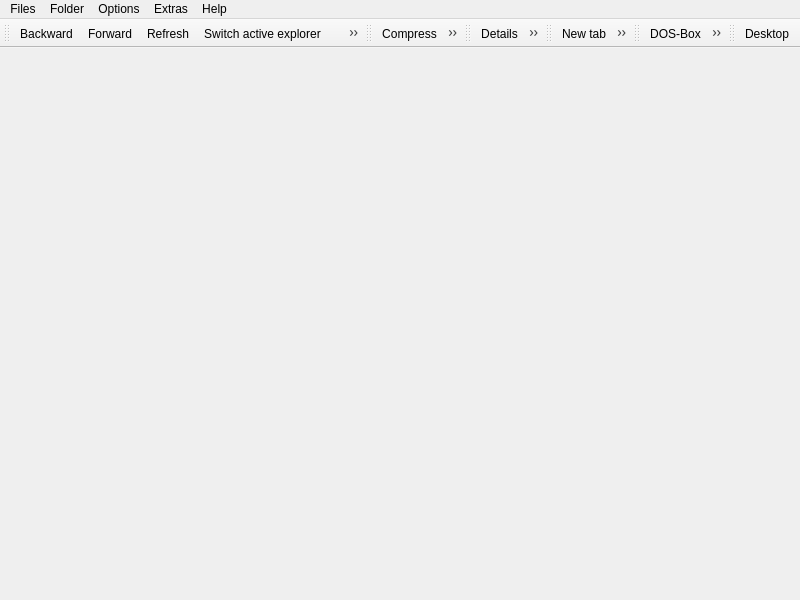
 <widget class="QMainWindow" name="MainWindow">
  <property name="geometry">
   <rect>
    <x>0</x>
    <y>0</y>
    <width>800</width>
    <height>600</height>
   </rect>
  </property>
  <property name="sizePolicy">
   <sizepolicy hsizetype="Preferred" vsizetype="Fixed">
    <horstretch>0</horstretch>
    <verstretch>0</verstretch>
   </sizepolicy>
  </property>
  <property name="windowTitle">
   <string notr="true">Qmmander</string>
  </property>
  <property name="locale">
   <locale language="English" country="UnitedStates"/>
  </property>
  <widget class="QWidget" name="centralWidget">
   <layout class="QGridLayout" name="gridLayout">
    <property name="margin">
     <number>0</number>
    </property>
    <property name="spacing">
     <number>0</number>
    </property>
    <item row="0" column="0">
     <layout class="QHBoxLayout" name="horizontalLayout">
      <property name="spacing">
       <number>0</number>
      </property>
     </layout>
    </item>
   </layout>
  </widget>
  <widget class="QMenuBar" name="menuBar">
   <property name="geometry">
    <rect>
     <x>0</x>
     <y>0</y>
     <width>800</width>
     <height>21</height>
    </rect>
   </property>
   <widget class="QMenu" name="menuFiles">
    <property name="title">
     <string>Files</string>
    </property>
    <addaction name="actionView_F3"/>
    <addaction name="actionEdit"/>
    <addaction name="actionCopy"/>
    <addaction name="actionMove"/>
    <addaction name="actionDelete"/>
    <addaction name="actionSave_delete"/>
    <addaction name="actionRename"/>
    <addaction name="actionMultiple_rename"/>
    <addaction name="actionCompare_files"/>
    <addaction name="separator"/>
    <addaction name="actionCompress"/>
    <addaction name="actionDecompress"/>
    <addaction name="actionDivide"/>
    <addaction name="actionGenerate_MD5_cheksum"/>
    <addaction name="actionCheck_MD5_checksums"/>
    <addaction name="separator"/>
    <addaction name="actionProperties"/>
    <addaction name="actionAttributes_Date"/>
    <addaction name="separator"/>
    <addaction name="actionSearch"/>
    <addaction name="separator"/>
    <addaction name="actionQuit"/>
   </widget>
   <widget class="QMenu" name="menuFolder">
    <property name="enabled">
     <bool>true</bool>
    </property>
    <property name="title">
     <string>Folder</string>
    </property>
    <addaction name="actionNew_folder"/>
   </widget>
   <widget class="QMenu" name="menuOptions">
    <property name="title">
     <string>Options</string>
    </property>
    <widget class="QMenu" name="menuToolbars">
     <property name="title">
      <string>Toolbars...</string>
     </property>
     <addaction name="actionNavigation_Toolbar"/>
     <addaction name="actionArchiver_Toolbar"/>
     <addaction name="actionTab_Toolbar"/>
     <addaction name="actionViews_Toolbar"/>
     <addaction name="actionTools_Toolbar"/>
     <addaction name="actionDrives_Toolbar"/>
    </widget>
    <addaction name="actionList"/>
    <addaction name="actionDetails"/>
    <addaction name="actionSmallIconsView"/>
    <addaction name="actionBigIconsView"/>
    <addaction name="actionMini_view"/>
    <addaction name="actionQuickview"/>
    <addaction name="separator"/>
    <addaction name="actionNew_tab"/>
    <addaction name="actionCloseTab"/>
    <addaction name="actionCopy_tab"/>
    <addaction name="actionNextTab"/>
    <addaction name="separator"/>
    <addaction name="actionSplit_horizontally"/>
    <addaction name="separator"/>
    <addaction name="actionShow_directory_tree"/>
    <addaction name="separator"/>
    <addaction name="actionRefresh"/>
    <addaction name="actionSwap_views"/>
    <addaction name="actionSwitchExplorer"/>
    <addaction name="separator"/>
    <addaction name="menuToolbars"/>
   </widget>
   <widget class="QMenu" name="menuExtras">
    <property name="enabled">
     <bool>true</bool>
    </property>
    <property name="title">
     <string>Extras</string>
    </property>
    <addaction name="actionConnect_network_drive"/>
    <addaction name="actionDisconect_network_drive"/>
    <addaction name="separator"/>
    <addaction name="actionCalculator"/>
    <addaction name="actionDOS_Box"/>
   </widget>
   <widget class="QMenu" name="menuHelp">
    <property name="title">
     <string>Help</string>
    </property>
    <addaction name="actionHelp"/>
    <addaction name="separator"/>
    <addaction name="actionAbout"/>
    <addaction name="actionAbout_Qt"/>
    <addaction name="separator"/>
    <addaction name="actionSearch_for_updates"/>
   </widget>
   <addaction name="menuFiles"/>
   <addaction name="menuFolder"/>
   <addaction name="menuOptions"/>
   <addaction name="menuExtras"/>
   <addaction name="menuHelp"/>
  </widget>
  <widget class="QToolBar" name="navigationToolBar">
   <property name="windowTitle">
    <string>Navigation Toolbar</string>
   </property>
   <attribute name="toolBarArea">
    <enum>TopToolBarArea</enum>
   </attribute>
   <attribute name="toolBarBreak">
    <bool>false</bool>
   </attribute>
   <addaction name="actionBackward"/>
   <addaction name="actionForward"/>
   <addaction name="actionRefresh"/>
   <addaction name="actionSwitchExplorer"/>
   <addaction name="actionSwap_views"/>
  </widget>
  <widget class="QToolBar" name="archiverToolBar">
   <property name="enabled">
    <bool>true</bool>
   </property>
   <property name="windowTitle">
    <string>toolBar</string>
   </property>
   <attribute name="toolBarArea">
    <enum>TopToolBarArea</enum>
   </attribute>
   <attribute name="toolBarBreak">
    <bool>false</bool>
   </attribute>
   <addaction name="actionCompress"/>
   <addaction name="actionDecompress"/>
  </widget>
  <widget class="QToolBar" name="viewsToolBar">
   <property name="windowTitle">
    <string>Views Toolbar</string>
   </property>
   <attribute name="toolBarArea">
    <enum>TopToolBarArea</enum>
   </attribute>
   <attribute name="toolBarBreak">
    <bool>false</bool>
   </attribute>
   <addaction name="actionDetails"/>
   <addaction name="actionList"/>
   <addaction name="actionSmallIconsView"/>
   <addaction name="actionBigIconsView"/>
   <addaction name="actionShow_directory_tree"/>
   <addaction name="actionSplit_horizontally"/>
  </widget>
  <widget class="QToolBar" name="tabToolBar">
   <property name="windowTitle">
    <string>Tab Toolbar</string>
   </property>
   <attribute name="toolBarArea">
    <enum>TopToolBarArea</enum>
   </attribute>
   <attribute name="toolBarBreak">
    <bool>false</bool>
   </attribute>
   <addaction name="actionNew_tab"/>
   <addaction name="actionPreviousTab"/>
   <addaction name="actionNextTab"/>
   <addaction name="actionCloseTab"/>
   <addaction name="actionCopy_tab"/>
  </widget>
  <widget class="QToolBar" name="toolsToolBar">
   <property name="windowTitle">
    <string>Tools Toolbar</string>
   </property>
   <attribute name="toolBarArea">
    <enum>TopToolBarArea</enum>
   </attribute>
   <attribute name="toolBarBreak">
    <bool>false</bool>
   </attribute>
   <addaction name="actionDOS_Box"/>
   <addaction name="actionCalculator"/>
  </widget>
  <widget class="QToolBar" name="drivesToolBar">
   <property name="windowTitle">
    <string>Drives Toolbar</string>
   </property>
   <attribute name="toolBarArea">
    <enum>TopToolBarArea</enum>
   </attribute>
   <attribute name="toolBarBreak">
    <bool>false</bool>
   </attribute>
   <addaction name="actionDesktop"/>
  </widget>
  <action name="actionView_F3">
   <property name="enabled">
    <bool>false</bool>
   </property>
   <property name="icon">
    <iconset>
     <normaloff>:/images/images/kfind.png</normaloff>:/images/images/kfind.png</iconset>
   </property>
   <property name="text">
    <string>View</string>
   </property>
   <property name="shortcut">
    <string>F3</string>
   </property>
   <property name="visible">
    <bool>false</bool>
   </property>
  </action>
  <action name="actionEdit">
   <property name="enabled">
    <bool>false</bool>
   </property>
   <property name="icon">
    <iconset>
     <normaloff>:/images/images/edit.png</normaloff>:/images/images/edit.png</iconset>
   </property>
   <property name="text">
    <string>Edit</string>
   </property>
   <property name="shortcut">
    <string>F4</string>
   </property>
   <property name="visible">
    <bool>false</bool>
   </property>
  </action>
  <action name="actionCopy">
   <property name="icon">
    <iconset>
     <normaloff>:/images/images/editcopy.png</normaloff>:/images/images/editcopy.png</iconset>
   </property>
   <property name="text">
    <string>Copy</string>
   </property>
   <property name="shortcut">
    <string>F5</string>
   </property>
  </action>
  <action name="actionMove">
   <property name="enabled">
    <bool>true</bool>
   </property>
   <property name="icon">
    <iconset>
     <normaloff>:/images/images/editmove.png</normaloff>:/images/images/editmove.png</iconset>
   </property>
   <property name="text">
    <string>Move</string>
   </property>
   <property name="shortcut">
    <string>F6</string>
   </property>
  </action>
  <action name="actionDelete">
   <property name="icon">
    <iconset>
     <normaloff>:/images/images/trash-32.png</normaloff>:/images/images/trash-32.png</iconset>
   </property>
   <property name="text">
    <string>Delete</string>
   </property>
   <property name="shortcut">
    <string>Del</string>
   </property>
  </action>
  <action name="actionSave_delete">
   <property name="enabled">
    <bool>true</bool>
   </property>
   <property name="icon">
    <iconset>
     <normaloff>:/images/images/editdelete.png</normaloff>:/images/images/editdelete.png</iconset>
   </property>
   <property name="text">
    <string>Save delete...</string>
   </property>
   <property name="shortcut">
    <string>Shift+Del</string>
   </property>
  </action>
  <action name="actionRename">
   <property name="icon">
    <iconset>
     <normaloff>:/images/images/rename.png</normaloff>:/images/images/rename.png</iconset>
   </property>
   <property name="text">
    <string>Rename</string>
   </property>
   <property name="shortcut">
    <string>F2</string>
   </property>
  </action>
  <action name="actionMultiple_rename">
   <property name="enabled">
    <bool>false</bool>
   </property>
   <property name="icon">
    <iconset>
     <normaloff>:/images/images/rename_multi.png</normaloff>:/images/images/rename_multi.png</iconset>
   </property>
   <property name="text">
    <string>Rename multiple files...</string>
   </property>
   <property name="shortcut">
    <string>Ctrl+M</string>
   </property>
   <property name="visible">
    <bool>false</bool>
   </property>
  </action>
  <action name="actionCompare_files">
   <property name="enabled">
    <bool>false</bool>
   </property>
   <property name="icon">
    <iconset>
     <normaloff>:/images/images/editcompare.png</normaloff>:/images/images/editcompare.png</iconset>
   </property>
   <property name="text">
    <string>Compare files...</string>
   </property>
   <property name="shortcut">
    <string>Ctrl+Alt+V</string>
   </property>
   <property name="visible">
    <bool>false</bool>
   </property>
  </action>
  <action name="actionCompress">
   <property name="enabled">
    <bool>true</bool>
   </property>
   <property name="icon">
    <iconset>
     <normaloff>:/images/images/zip32.png</normaloff>:/images/images/zip32.png</iconset>
   </property>
   <property name="text">
    <string>Compress...</string>
   </property>
   <property name="shortcut">
    <string>Alt+F5</string>
   </property>
   <property name="visible">
    <bool>true</bool>
   </property>
  </action>
  <action name="actionDecompress">
   <property name="enabled">
    <bool>true</bool>
   </property>
   <property name="icon">
    <iconset>
     <normaloff>:/images/images/unzip32.png</normaloff>:/images/images/unzip32.png</iconset>
   </property>
   <property name="text">
    <string>Decompress...</string>
   </property>
   <property name="shortcut">
    <string>Alt+F6</string>
   </property>
   <property name="visible">
    <bool>true</bool>
   </property>
  </action>
  <action name="actionDivide">
   <property name="enabled">
    <bool>false</bool>
   </property>
   <property name="icon">
    <iconset>
     <normaloff>:/images/images/split_file.png</normaloff>:/images/images/split_file.png</iconset>
   </property>
   <property name="text">
    <string>Divide...</string>
   </property>
   <property name="shortcut">
    <string>Ctrl+Shift+I</string>
   </property>
   <property name="visible">
    <bool>false</bool>
   </property>
  </action>
  <action name="actionGenerate_MD5_cheksum">
   <property name="enabled">
    <bool>false</bool>
   </property>
   <property name="text">
    <string>Generate MD5-cheksums...</string>
   </property>
   <property name="shortcut">
    <string>Ctrl+K</string>
   </property>
   <property name="visible">
    <bool>false</bool>
   </property>
  </action>
  <action name="actionCheck_MD5_checksums">
   <property name="enabled">
    <bool>false</bool>
   </property>
   <property name="text">
    <string>Check MD5-checksums...</string>
   </property>
   <property name="visible">
    <bool>false</bool>
   </property>
  </action>
  <action name="actionProperties">
   <property name="icon">
    <iconset>
     <normaloff>:/images/images/fileinfo-32.png</normaloff>:/images/images/fileinfo-32.png</iconset>
   </property>
   <property name="text">
    <string>Properties...</string>
   </property>
   <property name="shortcut">
    <string>Alt+Return</string>
   </property>
  </action>
  <action name="actionAttributes_Date">
   <property name="enabled">
    <bool>true</bool>
   </property>
   <property name="icon">
    <iconset>
     <normaloff>:/images/images/attributes.png</normaloff>:/images/images/attributes.png</iconset>
   </property>
   <property name="text">
    <string>Attributes/Date...</string>
   </property>
   <property name="shortcut">
    <string>Shift+Return</string>
   </property>
   <property name="visible">
    <bool>true</bool>
   </property>
  </action>
  <action name="actionSearch">
   <property name="enabled">
    <bool>false</bool>
   </property>
   <property name="icon">
    <iconset>
     <normaloff>:/images/images/findf.png</normaloff>:/images/images/findf.png</iconset>
   </property>
   <property name="text">
    <string>Search...</string>
   </property>
   <property name="shortcut">
    <string>Alt+F7</string>
   </property>
   <property name="visible">
    <bool>false</bool>
   </property>
  </action>
  <action name="actionQuit">
   <property name="icon">
    <iconset>
     <normaloff>:/images/images/exit.png</normaloff>:/images/images/exit.png</iconset>
   </property>
   <property name="text">
    <string>Quit</string>
   </property>
   <property name="shortcut">
    <string>Alt+F4</string>
   </property>
  </action>
  <action name="actionList">
   <property name="checkable">
    <bool>true</bool>
   </property>
   <property name="enabled">
    <bool>true</bool>
   </property>
   <property name="icon">
    <iconset>
     <normaloff>:/images/images/view_multicolumn.png</normaloff>:/images/images/view_multicolumn.png</iconset>
   </property>
   <property name="text">
    <string>List</string>
   </property>
   <property name="shortcut">
    <string>Ctrl+F1</string>
   </property>
  </action>
  <action name="actionDetails">
   <property name="checkable">
    <bool>true</bool>
   </property>
   <property name="enabled">
    <bool>true</bool>
   </property>
   <property name="icon">
    <iconset>
     <normaloff>:/images/images/view_detailed.png</normaloff>:/images/images/view_detailed.png</iconset>
   </property>
   <property name="text">
    <string>Details</string>
   </property>
   <property name="shortcut">
    <string>Ctrl+F2</string>
   </property>
  </action>
  <action name="actionSmallIconsView">
   <property name="checkable">
    <bool>true</bool>
   </property>
   <property name="enabled">
    <bool>true</bool>
   </property>
   <property name="icon">
    <iconset>
     <normaloff>:/images/images/view_multicolumn.png</normaloff>:/images/images/view_multicolumn.png</iconset>
   </property>
   <property name="text">
    <string>Little symbols</string>
   </property>
  </action>
  <action name="actionBigIconsView">
   <property name="checkable">
    <bool>true</bool>
   </property>
   <property name="enabled">
    <bool>true</bool>
   </property>
   <property name="icon">
    <iconset>
     <normaloff>:/images/images/view_icon.png</normaloff>:/images/images/view_icon.png</iconset>
   </property>
   <property name="text">
    <string>Big symbols</string>
   </property>
  </action>
  <action name="actionMini_view">
   <property name="enabled">
    <bool>false</bool>
   </property>
   <property name="icon">
    <iconset>
     <normaloff>:/images/images/view_mini.png</normaloff>:/images/images/view_mini.png</iconset>
   </property>
   <property name="text">
    <string>Mini view</string>
   </property>
   <property name="visible">
    <bool>false</bool>
   </property>
  </action>
  <action name="actionQuickview">
   <property name="enabled">
    <bool>false</bool>
   </property>
   <property name="icon">
    <iconset>
     <normaloff>:/images/images/view_quick.png</normaloff>:/images/images/view_quick.png</iconset>
   </property>
   <property name="text">
    <string>Quickview</string>
   </property>
   <property name="visible">
    <bool>false</bool>
   </property>
  </action>
  <action name="actionNew_tab">
   <property name="enabled">
    <bool>true</bool>
   </property>
   <property name="icon">
    <iconset>
     <normaloff>:/images/images/tab_new.png</normaloff>:/images/images/tab_new.png</iconset>
   </property>
   <property name="text">
    <string>New tab</string>
   </property>
   <property name="shortcut">
    <string notr="true">Ctrl+T</string>
   </property>
  </action>
  <action name="actionShow_directory_tree">
   <property name="checkable">
    <bool>true</bool>
   </property>
   <property name="icon">
    <iconset>
     <normaloff>:/images/images/view_tree.png</normaloff>:/images/images/view_tree.png</iconset>
   </property>
   <property name="text">
    <string>Show directory tree</string>
   </property>
   <property name="shortcut">
    <string>Alt+T</string>
   </property>
  </action>
  <action name="actionRefresh">
   <property name="icon">
    <iconset>
     <normaloff>:/images/images/refresh-32.png</normaloff>:/images/images/refresh-32.png</iconset>
   </property>
   <property name="text">
    <string>Refresh</string>
   </property>
   <property name="shortcut">
    <string notr="true">Ctrl+R</string>
   </property>
  </action>
  <action name="actionSwap_views">
   <property name="icon">
    <iconset>
     <normaloff>:/images/images/switchviews.png</normaloff>:/images/images/switchviews.png</iconset>
   </property>
   <property name="text">
    <string>Swap views</string>
   </property>
   <property name="shortcut">
    <string>Ctrl+S</string>
   </property>
  </action>
  <action name="actionHelp">
   <property name="enabled">
    <bool>false</bool>
   </property>
   <property name="icon">
    <iconset>
     <normaloff>:/images/images/standardbutton-help-32.png</normaloff>:/images/images/standardbutton-help-32.png</iconset>
   </property>
   <property name="text">
    <string>Help</string>
   </property>
   <property name="shortcut">
    <string>F1</string>
   </property>
  </action>
  <action name="actionAbout">
   <property name="icon">
    <iconset>
     <normaloff>:/images/images/qmmander24.png</normaloff>:/images/images/qmmander24.png</iconset>
   </property>
   <property name="text">
    <string>About Qmmander...</string>
   </property>
  </action>
  <action name="actionAbout_Qt">
   <property name="icon">
    <iconset>
     <normaloff>:/images/images/qt.png</normaloff>:/images/images/qt.png</iconset>
   </property>
   <property name="text">
    <string>Used Qt version...</string>
   </property>
  </action>
  <action name="actionCopy_tab">
   <property name="enabled">
    <bool>true</bool>
   </property>
   <property name="icon">
    <iconset>
     <normaloff>:/images/images/tab_copy.png</normaloff>:/images/images/tab_copy.png</iconset>
   </property>
   <property name="text">
    <string>Copy tab to other side</string>
   </property>
   <property name="shortcut">
    <string notr="true">Alt+C</string>
   </property>
  </action>
  <action name="actionSplit_horizontally">
   <property name="checkable">
    <bool>true</bool>
   </property>
   <property name="enabled">
    <bool>true</bool>
   </property>
   <property name="icon">
    <iconset>
     <normaloff>:/images/images/view_top_bottom.png</normaloff>:/images/images/view_top_bottom.png</iconset>
   </property>
   <property name="text">
    <string>Split horizontally</string>
   </property>
   <property name="shortcut">
    <string notr="true">Ctrl+H</string>
   </property>
  </action>
  <action name="actionCloseTab">
   <property name="icon">
    <iconset>
     <normaloff>:/images/images/tab_remove.png</normaloff>:/images/images/tab_remove.png</iconset>
   </property>
   <property name="text">
    <string>Close tab</string>
   </property>
   <property name="shortcut">
    <string>Ctrl+W</string>
   </property>
  </action>
  <action name="actionSwitchExplorer">
   <property name="enabled">
    <bool>true</bool>
   </property>
   <property name="icon">
    <iconset>
     <normaloff>:/images/images/switch_views.png</normaloff>:/images/images/switch_views.png</iconset>
   </property>
   <property name="text">
    <string>Switch active explorer</string>
   </property>
   <property name="shortcut">
    <string>Tab</string>
   </property>
   <property name="visible">
    <bool>true</bool>
   </property>
  </action>
  <action name="actionNextTab">
   <property name="icon">
    <iconset>
     <normaloff>:/images/images/tab_duplicate.png</normaloff>:/images/images/tab_duplicate.png</iconset>
   </property>
   <property name="text">
    <string>Next tab</string>
   </property>
   <property name="shortcut">
    <string>Ctrl+Tab</string>
   </property>
   <property name="visible">
    <bool>true</bool>
   </property>
  </action>
  <action name="actionNavigation_Toolbar">
   <property name="checkable">
    <bool>true</bool>
   </property>
   <property name="checked">
    <bool>false</bool>
   </property>
   <property name="text">
    <string>Navigation Toolbar</string>
   </property>
  </action>
  <action name="actionTab_Toolbar">
   <property name="checkable">
    <bool>true</bool>
   </property>
   <property name="checked">
    <bool>false</bool>
   </property>
   <property name="text">
    <string>Tab Toolbar</string>
   </property>
  </action>
  <action name="actionViews_Toolbar">
   <property name="checkable">
    <bool>true</bool>
   </property>
   <property name="text">
    <string>Views Toolbar</string>
   </property>
  </action>
  <action name="actionBackward">
   <property name="icon">
    <iconset>
     <normaloff>:/images/images/left-32.png</normaloff>:/images/images/left-32.png</iconset>
   </property>
   <property name="text">
    <string>Backward</string>
   </property>
  </action>
  <action name="actionForward">
   <property name="icon">
    <iconset>
     <normaloff>:/images/images/right-32.png</normaloff>:/images/images/right-32.png</iconset>
   </property>
   <property name="text">
    <string>Forward</string>
   </property>
  </action>
  <action name="actionDOS_Box">
   <property name="icon">
    <iconset>
     <normaloff>:/images/images/cmd32.png</normaloff>:/images/images/cmd32.png</iconset>
   </property>
   <property name="text">
    <string>DOS-Box</string>
   </property>
   <property name="shortcut">
    <string>Ctrl+D</string>
   </property>
  </action>
  <action name="actionCalculator">
   <property name="icon">
    <iconset>
     <normaloff>:/images/images/calc32.png</normaloff>:/images/images/calc32.png</iconset>
   </property>
   <property name="text">
    <string>Calculator</string>
   </property>
  </action>
  <action name="actionDesktop">
   <property name="checkable">
    <bool>true</bool>
   </property>
   <property name="icon">
    <iconset>
     <normaloff>:/images/images/desktop32.png</normaloff>:/images/images/desktop32.png</iconset>
   </property>
   <property name="text">
    <string>Desktop</string>
   </property>
  </action>
  <action name="actionNew_folder">
   <property name="icon">
    <iconset>
     <normaloff>:/images/images/folder_new32.png</normaloff>:/images/images/folder_new32.png</iconset>
   </property>
   <property name="text">
    <string>New folder...</string>
   </property>
   <property name="shortcut">
    <string>F7</string>
   </property>
  </action>
  <action name="actionTools_Toolbar">
   <property name="checkable">
    <bool>true</bool>
   </property>
   <property name="text">
    <string>Tools Toolbar</string>
   </property>
  </action>
  <action name="actionSearch_for_updates">
   <property name="icon">
    <iconset>
     <normaloff>:/images/images/globe2.png</normaloff>:/images/images/globe2.png</iconset>
   </property>
   <property name="text">
    <string>Search for updates...</string>
   </property>
  </action>
  <action name="actionConnect_network_drive">
   <property name="icon">
    <iconset>
     <normaloff>:/images/images/mapdrive32.png</normaloff>:/images/images/mapdrive32.png</iconset>
   </property>
   <property name="text">
    <string>Connect network drive...</string>
   </property>
  </action>
  <action name="actionDisconect_network_drive">
   <property name="icon">
    <iconset>
     <normaloff>:/images/images/disconnectdrive32.png</normaloff>:/images/images/disconnectdrive32.png</iconset>
   </property>
   <property name="text">
    <string>Disconect network drive...</string>
   </property>
  </action>
  <action name="actionDrives_Toolbar">
   <property name="checkable">
    <bool>true</bool>
   </property>
   <property name="text">
    <string>Drives Toolbar</string>
   </property>
  </action>
  <action name="actionArchiver_Toolbar">
   <property name="checkable">
    <bool>true</bool>
   </property>
   <property name="text">
    <string>Archiver Toolbar</string>
   </property>
  </action>
  <action name="actionPreviousTab">
   <property name="icon">
    <iconset>
     <normaloff>:/images/images/tab_duplicate2.png</normaloff>:/images/images/tab_duplicate2.png</iconset>
   </property>
   <property name="text">
    <string>Previous Tab</string>
   </property>
   <property name="toolTip">
    <string>Previous Tab</string>
   </property>
  </action>
 </widget>
